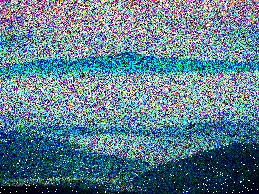
#> input picture noisy.jpg, 259 x 194 px
$ python NoiseFilter2_all.py
#> lines starting #> are read from the running program, lines starting #| are printed output that depends on the picture
import cv2
import numpy as np
import matplotlib.pyplot as plt

# Load image
img = cv2.imread("noisy.jpg")
#> img is the input picture: shape (194, 259, 3); mean B, G, R 141.7, 125.4, 93.3

# METHOD 1: Median + Bilateral //Rejected

median = cv2.medianBlur(img, 5)
bilateral = cv2.bilateralFilter(median, 2, 100, 75)

# METHOD 2: Non-Local Means

nlm = cv2.fastNlMeansDenoisingColored(img, None, 25, 10, 7, 20)


# METHOD 3: Adaptive Deviation Filter

img_float = img.astype(np.float32)
mean = cv2.blur(img_float, (3,3))
diff = np.abs(img_float - mean)
threshold = 70
mask = diff > threshold
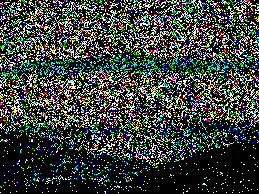
#> mask: shape (194, 259, 3) bool; mean B, G, R 0.225, 0.258, 0.215
img_float[mask] = mean[mask]
adaptive = np.uint8(img_float)


# METHOD 4: Frequency Low-Pass (Color)

def low_pass(channel, radius=65):
    f = np.float32(channel)
    dft = cv2.dft(f, flags=cv2.DFT_COMPLEX_OUTPUT)
    dft_shift = np.fft.fftshift(dft)

    rows, cols = channel.shape
    crow, ccol = rows//2, cols//2

    mask = np.zeros((rows, cols, 2), np.uint8)
    cv2.circle(mask, (ccol, crow), radius, (1,1), -1)

    fshift = dft_shift * mask
    f_ishift = np.fft.ifftshift(fshift)

    img_back = cv2.idft(f_ishift)
    img_back = cv2.magnitude(img_back[:,:,0], img_back[:,:,1])
    img_back = cv2.normalize(img_back, None, 0, 255, cv2.NORM_MINMAX)

    return np.uint8(img_back)

b, g, r = cv2.split(img)
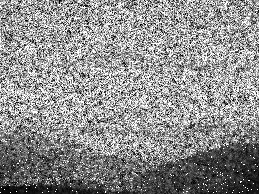
#> b: shape (194, 259); min 0, max 255, mean 141.7
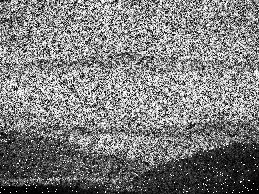
#> g: shape (194, 259); min 0, max 255, mean 125.4
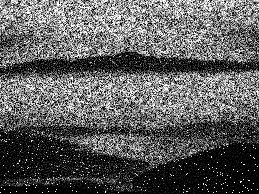
#> r: shape (194, 259); min 0, max 255, mean 93.3
b_f = low_pass(b)
g_f = low_pass(g)
r_f = low_pass(r)
#> call 3 of low_pass, with radius = 65
#> in low_pass (call 3), `img_back = cv2.magnitude(img_back[:,:,0], img_back[:,:,1])`:
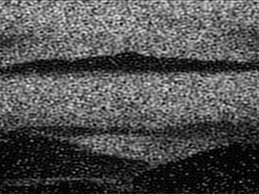
#> img_back: shape (194, 259) float32; min 275.9, max 14925450, mean 4718289.5; drawn with min black and max white
freq = cv2.merge((b_f, g_f, r_f))
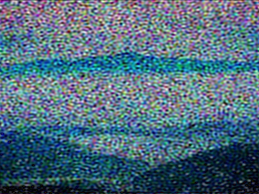
#> freq: shape (194, 259, 3); mean B, G, R 126.1, 108.9, 80.1


# Save Results

cv2.imwrite("output_bilateral.png", bilateral)
cv2.imwrite("output_nlm.png", nlm)
cv2.imwrite("output_adaptive.png", adaptive)
cv2.imwrite("output_frequency.png", freq)


# Display Comparison

titles = ["Original", "Bilateral", "Non-Local Means", "Adaptive", "Frequency LPF"]
images = [img, bilateral, nlm, adaptive, freq]

plt.figure(figsize=(15,8))
for i in range(5):
    plt.subplot(2,3,i+1)
    plt.imshow(cv2.cvtColor(images[i], cv2.COLOR_BGR2RGB))
    plt.title(titles[i])
    plt.axis("off")

plt.tight_layout()
plt.show()
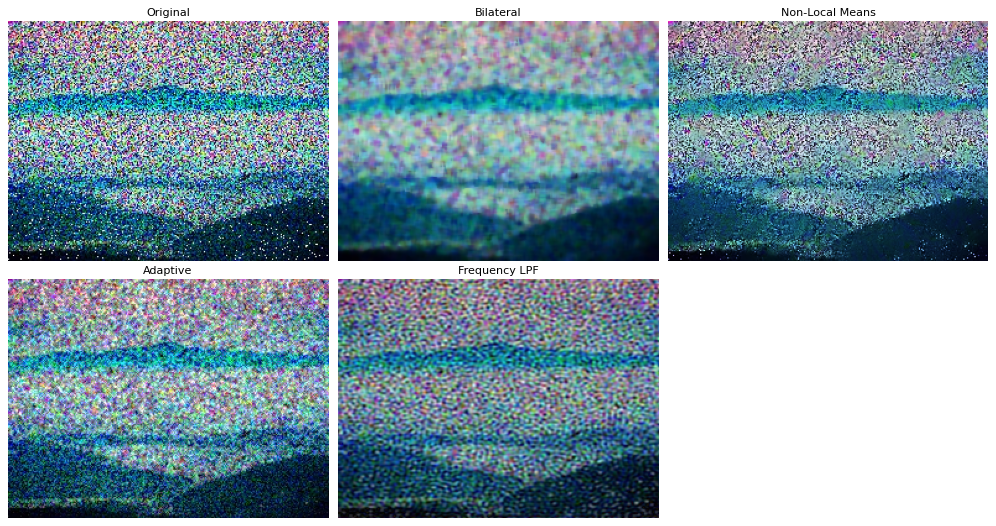
#> figure drawn by matplotlib, 5 panels
